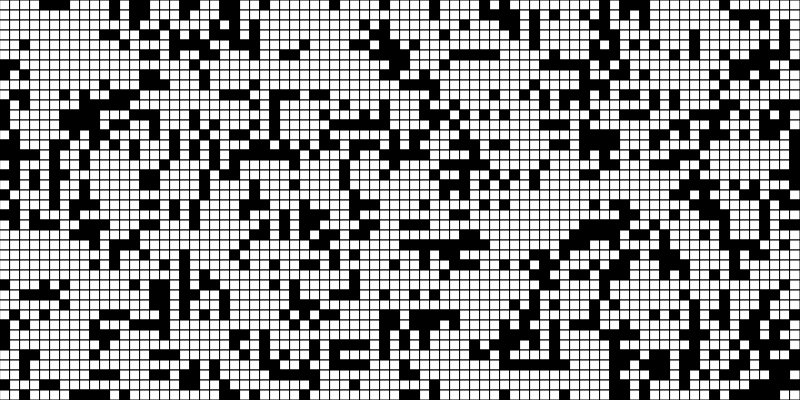
Frame 1 (no input)
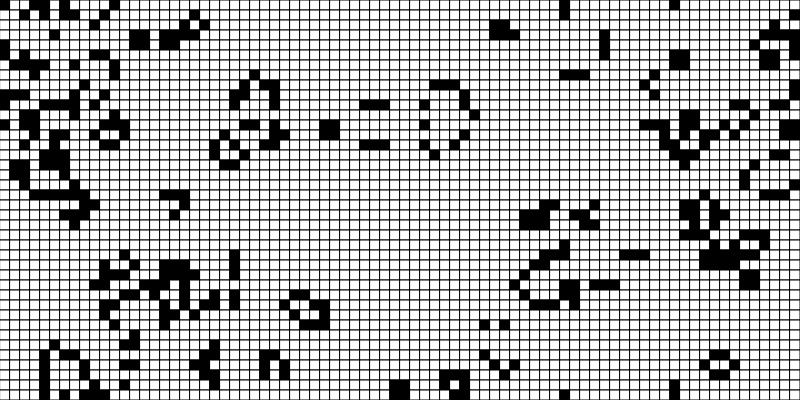
Frame 60 (no input)
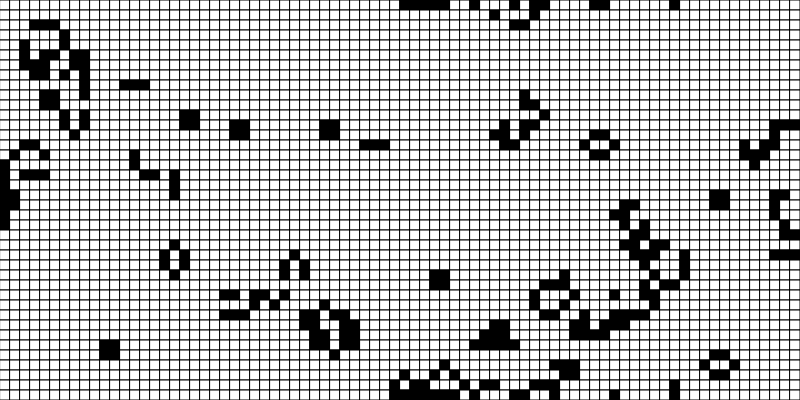
Frame 120 (the mouse pressed at the canvas centre since frame 60)

The p5.js sketch that drew these frames (run headless with seeded random() and noise() and a simulated clock; from frame 60 on, the mouse is pressed at the canvas centre):

// p5.js sketch
// ── sketch.js
let firstGrid, nextGrid;

function setup() {
    let res = 10;
    createCanvas(800, 400);
    firstGrid = new Grid(height, width, res);
    frameRate(20);
}

function draw() {
    background(200);
    nextGrid = firstGrid.nextGeneration();
    nextGrid.drawGrid();
    firstGrid = nextGrid;
}

// ── grid.js
class Grid {
    constructor(rows, cols, resolution) {
        this.rows = rows / resolution;
        this.cols = cols / resolution;
        this.grid = this.createGrid(this.rows, this.cols);
        this.res = resolution;
    }

    createGrid(rows, cols) {
        let grid = [];

        for (let row = 0; row < rows; row++) {
            grid.push([]);
            for (let col = 0; col < cols; col++) {
                grid[row].push(floor(random(2)));
            }
        }

        return grid;
    }

    drawGrid() {
        for (let row = 0; row < this.rows; row++) {
            for (let col = 0; col < this.cols; col++) {
                if (this.grid[row][col] == 0) {
                    fill(255);
                } else {
                    fill(0);
                }
                rect(col * this.res, row * this.res, this.res, this.res);
            }
        }
    }

    nextGeneration() {
        let nextGrid = new Grid(this.rows * this.res, this.cols * this.res, this.res);

        for (let row = 0; row < this.rows; row++) {
            for (let col = 0; col < this.cols; col++) {
                let cell = this.grid[row][col];
                let neighbour = this.countNeighbour(this.grid, row, col);

                if (cell === 0 && neighbour === 3) {
                    nextGrid.grid[row][col] = 1;
                } else if (cell === 1 && (neighbour < 2 || neighbour > 3)) {
                    nextGrid.grid[row][col] = 0;
                } else {
                    nextGrid.grid[row][col] = cell;
                }
            }
        }

        return nextGrid;
    }

    countNeighbour(grid, row, col) {
        let sum = 0;
        
        for (let rowOffset = -1; rowOffset < 2; rowOffset++) {
            for (let colOffset = -1; colOffset < 2; colOffset++) {
                let x = (((row + rowOffset) % this.rows) + this.rows) % this.rows;
                let y = (((col + colOffset) % this.cols) + this.cols) % this.cols;
                sum += grid[x][y];
            }
        }

        sum -= grid[row][col];

        return sum;
    }
}
